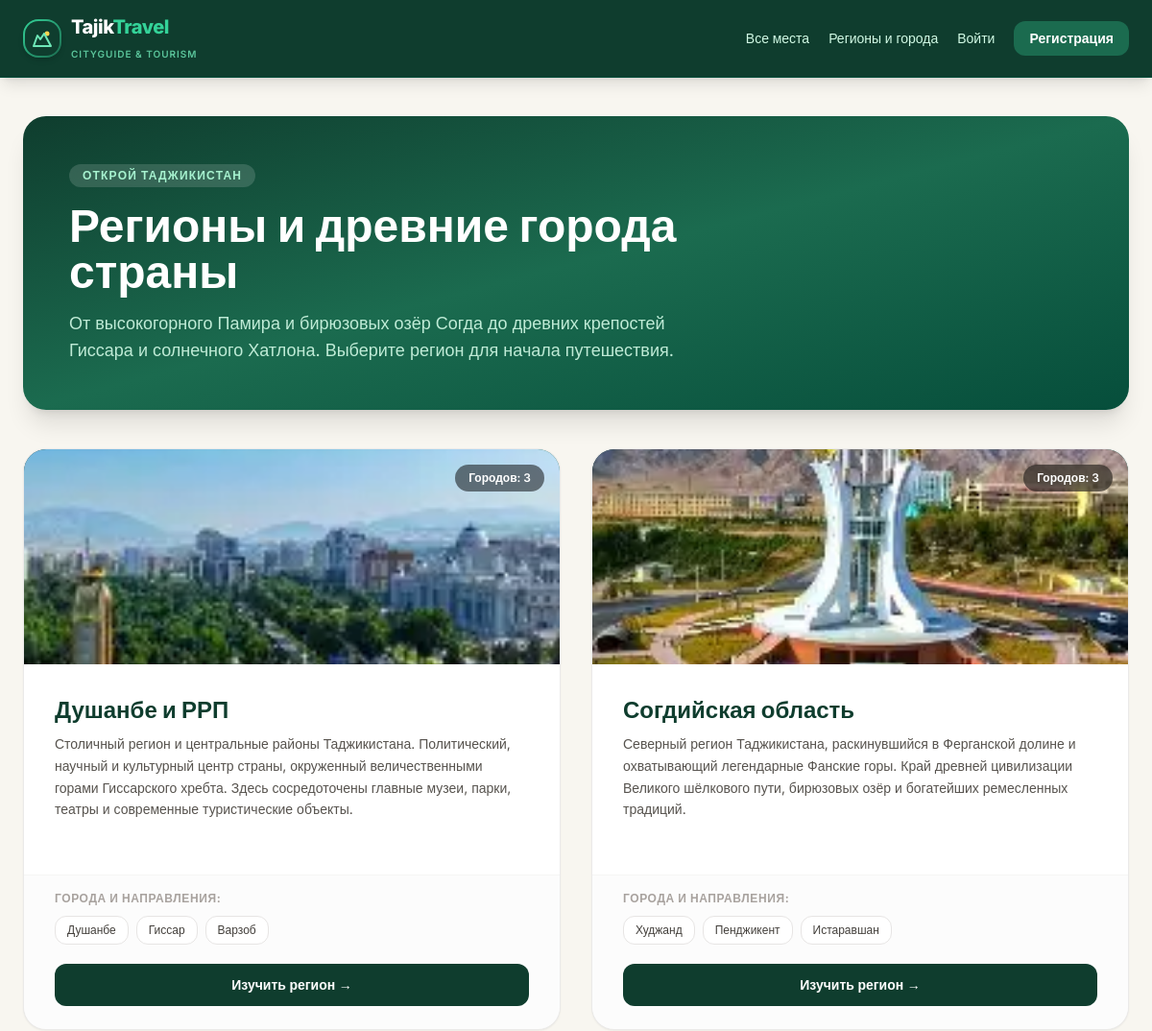
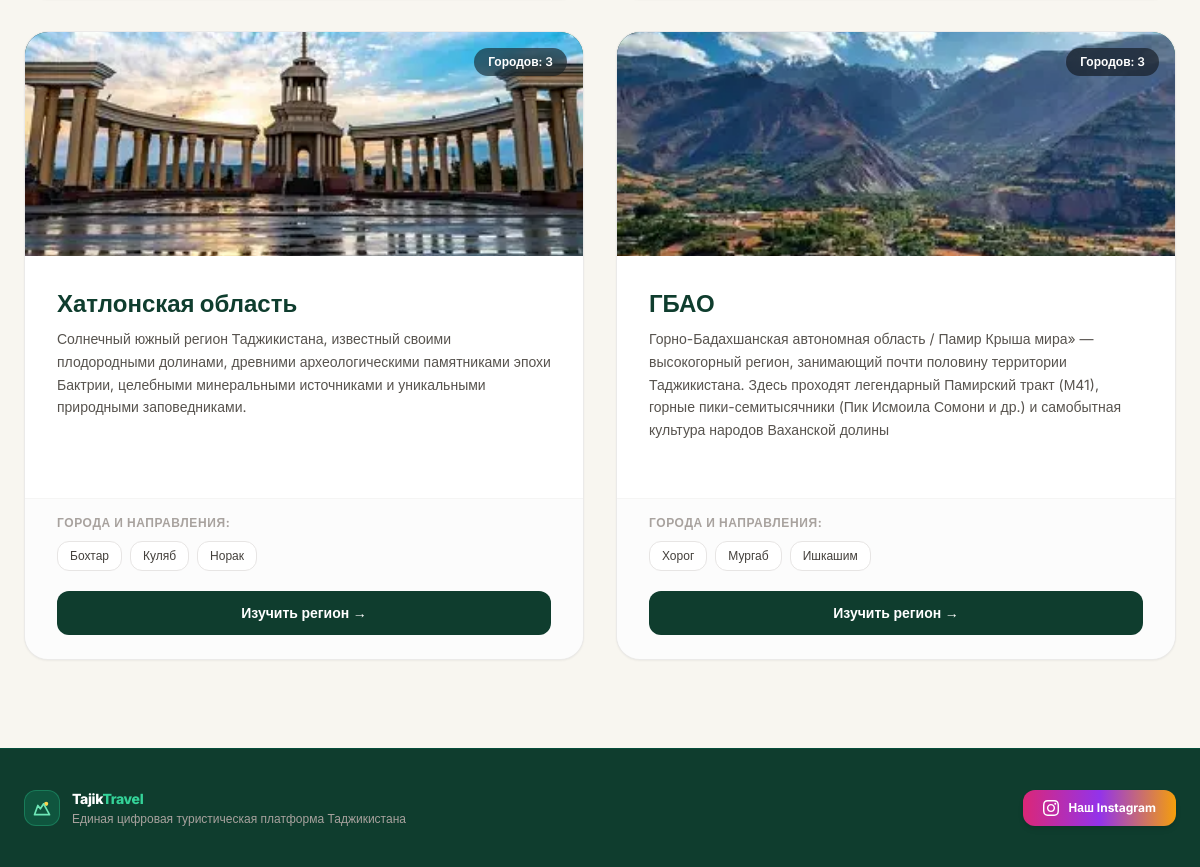
The app's page /regions/ with its own data (2 pictures, top to bottom).
### locations/models.py (models this page shows, shortened)
class Region(models.Model):
    name = models.CharField(max_length=150)
    description = models.TextField(blank=True)
    image = models.ImageField(upload_to='regions/', blank=True, null=True)

class City(models.Model):
    region = models.ForeignKey(Region, on_delete=models.CASCADE, related_name='cities')
    name = models.CharField(max_length=150)
    description = models.TextField(blank=True)
    image = models.ImageField(upload_to='cities/', blank=True, null=True)

### locations/views.py (the view)
# urls.py: path('regions/', RegionListView.as_view(), name='region_list'),
class RegionListView(ListView):
    model = Region
    template_name = 'locations/region_list.html'
    context_object_name = 'regions'
    def get_queryset(self):
        return Region.objects.annotate(
            cities_count=Count('cities')
        ).prefetch_related('cities')

### templates/locations/region_list.html (shortened to what this page needs)
{% extends 'base.html' %}
{% block content %}
<div class="bg-gradient-to-br from-[#0F3D2E] via-[#1B6B4F] to-emerald-900 rounded-3xl p-8 md:p-12 text-white mb-10 shadow-xl relative overflow-hidden">
    <div class="max-w-2xl relative z-10">
        <span class="inline-block bg-white/15 backdrop-blur-sm text-emerald-200 text-xs font-bold uppercase tracking-widest px-3.5 py-1 rounded-full mb-4">
            Открой Таджикистан
        </span>
        <h1 class="text-3xl md:text-5xl font-extrabold leading-tight mb-4">
            Регионы и древние города страны
        </h1>
        <p class="text-emerald-100/90 text-base md:text-lg leading-relaxed">
            От высокогорного Памира и бирюзовых озёр Согда до древних крепостей Гиссара и солнечного Хатлона. Выберите регион для начала путешествия.
        </p>
    </div>
</div>
<div class="grid grid-cols-1 md:grid-cols-2 gap-8">
    {% for region in regions %}
    <div class="bg-white rounded-3xl shadow-sm hover:shadow-xl transition-all duration-300 border border-stone-200/80 overflow-hidden flex flex-col justify-between group">
        <div>
            <div class="h-56 w-full relative overflow-hidden bg-gradient-to-r from-[#0F3D2E] to-[#1B6B4F]">
                {% if region.image %}
                    <img src="{{ region.image.url }}" alt="{{ region.name }}" class="w-full h-full object-cover group-hover:scale-105 transition duration-500">
                {% else %}
                    <div class="w-full h-full flex items-center justify-center text-emerald-200/40 text-6xl font-extrabold select-none">▲</div>
                {% endif %}
                <div class="absolute top-4 right-4 bg-black/50 backdrop-blur-md text-white text-xs font-semibold px-3.5 py-1.5 rounded-full">
                    Городов: {{ region.cities_count }}
                </div>
            </div>
            <div class="p-6 md:p-8 pb-4">
                <h2 class="text-2xl font-extrabold text-[#0F3D2E] mb-2 group-hover:text-[#1B6B4F] transition">
                    <a href="{% url 'region_detail' region.pk %}">{{ region.name }}</a>
                </h2>
                <p class="text-stone-600 text-sm leading-relaxed mb-6">
                    {{ region.description|default:"Описание региона скоро появится." }}
                </p>
            </div>
        </div>
        <div class="px-6 md:px-8 pb-6 pt-4 border-t border-stone-100 bg-stone-50/50">
            <p class="text-xs font-bold uppercase tracking-wider text-stone-400 mb-2.5">Города и направления:</p>
            <div class="flex flex-wrap gap-2 mb-5">
                {% for city in region.cities.all %}
                    <a href="{% url 'city_detail' city.pk %}" class="text-xs font-medium bg-white border border-stone-200 hover:border-[#1B6B4F] hover:bg-[#0F3D2E] hover:text-white text-stone-700 px-3 py-1.5 rounded-xl transition">
                        {{ city.name }}
                    </a>
                {% empty %}
                    <span class="text-xs text-stone-400 italic">Города пока не добавлены</span>
                {% endfor %}
            </div>
            <a href="{% url 'region_detail' region.pk %}" class="inline-flex items-center justify-center w-full bg-[#0F3D2E] hover:bg-[#1B6B4F] text-white font-semibold text-sm py-3 px-5 rounded-xl transition">
                Изучить регион →
            </a>
        </div>
    </div>
    {% empty %}
    <div class="col-span-2 bg-white rounded-3xl p-12 text-center border border-stone-200">
        <p class="text-lg font-semibold text-stone-700">Регионы ещё не добавлены в базу данных</p>
    </div>
    {% endfor %}
</div>
{% endblock %}

### templates/base.html (style rules this page uses)
body { font-family: 'Inter', sans-serif; }

### records on screen
Region: image (picture), cities_count "3", name "Душанбе и РРП", description "Столичный регион и центральные районы Таджикистана. Политический, научный и культурный центр страны, окруженный величественными горами Гиссарского хребта. Здесь сосредоточены главные музеи, парки, театры и современные туристические объекты."
City: name "Душанбе"
City: name "Гиссар"
City: name "Варзоб"
Region: image (picture), cities_count "3", name "Согдийская область", description "Северный регион Таджикистана, раскинувшийся в Ферганской долине и охватывающий легендарные Фанские горы. Край древней цивилизации Великого шёлкового пути, бирюзовых озёр и богатейших ремесленных традиций."
City: name "Худжанд"
City: name "Пенджикент"
City: name "Истаравшан"
Region: image (picture), cities_count "3", name "Хатлонская область", description "Солнечный южный регион Таджикистана, известный своими плодородными долинами, древними археологическими памятниками эпохи Бактрии, целебными минеральными источниками и уникальными природными заповедниками."
City: name "Бохтар"
City: name "Куляб"
City: name "Норак"
Region: image (picture), cities_count "3", name "ГБАО", description "Горно-Бадахшанская автономная область / Памир Крыша мира» — высокогорный регион, занимающий почти половину территории Таджикистана. Здесь проходят легендарный Памирский тракт (М41), горные пики-семитысячники (Пик Исмоила Сомони и др.) и самобытная культура народов Ваханской долины"
City: name "Хорог"
City: name "Мургаб"
City: name "Ишкашим"
